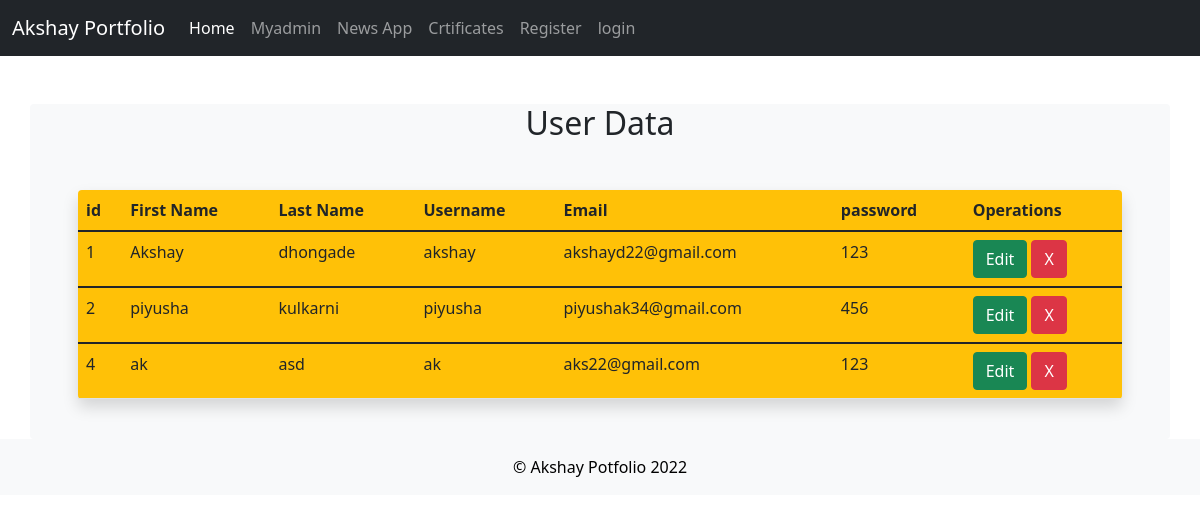
Screenshot of /myadmin with the database file from the repository.
### mycrudapp/models.py (models this page shows, shortened)
class Register(models.Model):
    first_name = models.CharField(max_length=50)
    last_name = models.CharField(max_length=50)
    username = models.CharField(max_length=50)
    email = models.CharField(max_length=50)
    password = models.CharField(max_length=50)

### mycrudapp/views.py (the view)
# urls.py: path('myadmin', views.myadmin, name="myadmin"),
def myadmin(request):
    userdata = Register.objects.all()
    return render(request, "myadmin.html", {'userdata': userdata})

### templates/myadmin.html (shortened to what this page needs)
{% extends 'base.html' %}
{% block body %}
<div class="container bg-light w-60 mx-auto mt-5 px-5 rounded">
    <h2 class="text-center">User Data</h2>
<table class="table table-hover mt-5 rounded shadow bg-warning ">
    <thead>
        <tr>
            <th>id</th>
            <th>First Name</th>
            <th>Last Name</th>
            <th>Username</th>
            <th>Email</th>
            <th>password</th>
            <th>Operations</th>
        </tr>
    </thead>
    {% for user in userdata %}
    <tbody>
    <tr>
        <td>{{user.id}}</td>
        <td>{{user.first_name}}</td>
        <td>{{user.last_name}}</td>
        <td>{{user.username}}</td>
        <td>{{user.email}}</td>
        <td>{{user.password}}</td>
        <td>
            <a href="find?q={{user.id}}" class="btn btn-success">Edit</a>
            <a href="delete?q={{user.id}}" class="btn btn-danger">X</a>
        </td>
    </tr>
</tbody>
    {% endfor %}
</table>
<br>
</div>
{% endblock body %}

### templates/base.html (shortened to what this page needs)
{% load static %}
{% static "images" as baseurl %}
<!doctype html>
<html lang="en">
<head>
    <link rel="stylesheet" href=" {% static 'mystyle.css' %} ">
    <link href="https://cdn.jsdelivr.net/npm/bootstrap@5.1.3/dist/css/bootstrap.min.css" rel="stylesheet"
>
</head>
<body>
    <nav class="navbar navbar-expand-lg navbar-dark bg-dark">
        <div class="container-fluid">
            <a class="navbar-brand" href="#">Akshay Portfolio</a>
            <div class="collapse navbar-collapse" id="navbarSupportedContent">
                <ul class="navbar-nav me-auto mb-2 mb-lg-0">
                    <li class="nav-item">
                        <a class="nav-link active" aria-current="page" href="/">Home</a>
                    </li>
                    <li class="nav-item">
                        <a class="nav-link " href="myadmin">Myadmin</a>
                    </li>
                    <li class="nav-item">
                        <a class="nav-link " href="news">News App</a>
                    </li>
                    <li class="nav-item">
                        <a class="nav-link " href="certificates">Crtificates</a>
                    </li>
                    <li class="nav-item">
                        <a class="nav-link " href="register">Register</a>
                    </li>
                    <li class="nav-item">
                        <a class="nav-link " href="login">login</a>
                    </li>
                </ul>
            </div>
        </div>
    </nav>
  {% block body %}
  {% endblock body %}
    <footer class="bg-light text-black  text-center py-3">&copy Akshay Potfolio 2022  </footer>
</body>
</html>

### rows the page displays
Register: id "1", first_name "Akshay", last_name "dhongade", username "akshay", email "akshayd22@gmail.com", password "123"
Register: id "2", first_name "piyusha", last_name "kulkarni", username "piyusha", email "piyushak34@gmail.com", password "456"
Register: id "4", first_name "ak", last_name "asd", username "ak", email "aks22@gmail.com", password "123"
